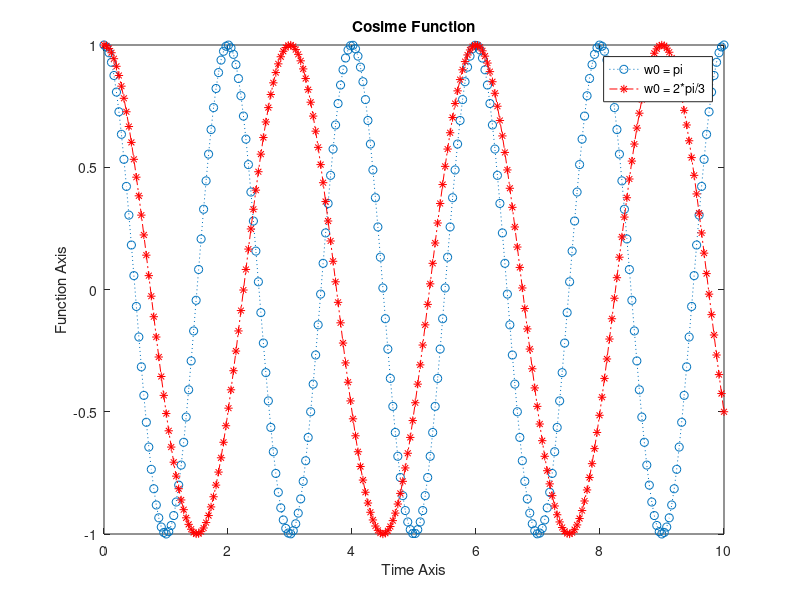

This chart was generated by the following MATLAB code: (Note: this script raises an error after producing the figure.)
%                          Plot the cosine function
clear all

t1 = linspace(0,10,250);
w1 = pi;
w2 = 2*pi/3;

x1 = @(t,w) cos(w*t);

plot(t1, x1(t1,w1), ':o')
hold on
plot(t1, x1(t1,w2), '-.r*')

title('Cosime Function');
xlabel('Time Axis');
ylabel('Function Axis');
legend('w0 = pi','w0 = 2*pi/3');

%                 Numerical derivation uising Eulers method
%%
m = 2; %kg
k = 8; %N/m
y0 = 0.5; %m

delta_t = 1;

t = 0:delta_t:10;

for i = 1:length(t)
    
    dx(i) = (x1(i+1) - x1(i))/delta_t;
    
end

disp(dx)